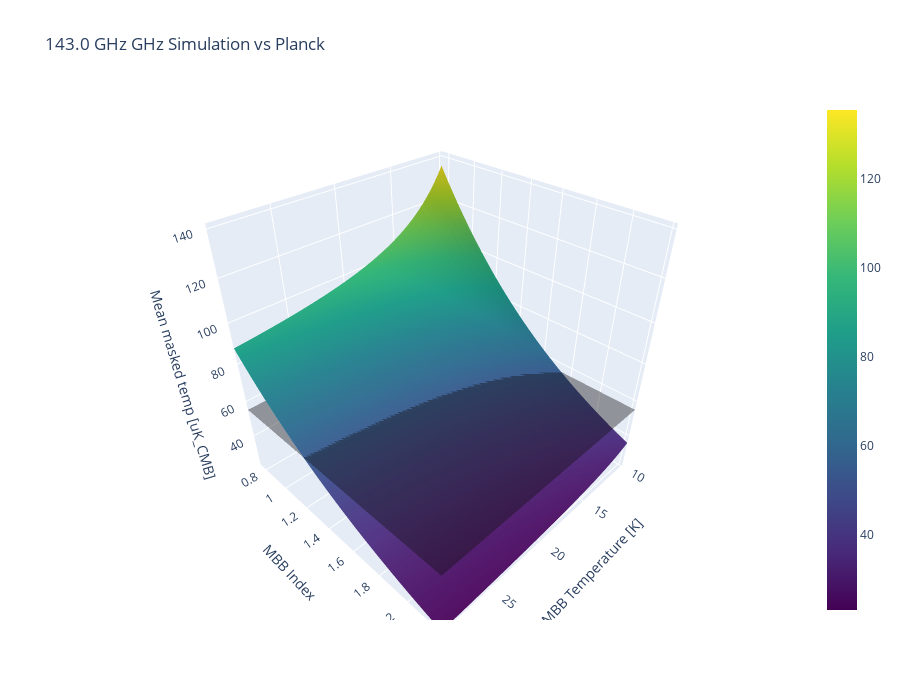

This figure's notebook cell:
### Markdown cell above
### Test for all freq: 30, 44, 70, 100, 143, 217, 353, 545, 857

### Code cell
produce_figure_3d_plotly(143*u.GHz, MBB_TEMPS, MBB_INDCS)

### Figure 1 — Plotly figure (JSON) as saved in the notebook; plotly's stock layout.template omitted (floating-point values rounded to 4 significant figures; data arrays with more than 128 entries replaced by an {"elided": "..."} marker saying what was removed)
{"data": [{"colorscale": [[0, "#440154"], [0.1111, "#482878"], [0.2222, "#3e4989"], [0.3333, "#31688e"], [0.4444, "#26828e"], [0.5556, "#1f9e89"], [0.6667, "#35b779"], [0.7778, "#6ece58"], [0.8889, "#b5de2b"], [1, "#fde725"]], "name": "Simulation", "type": "surface", "x": {"elided": "50x50 float values"}, "y": {"elided": "50x50 float values"}, "z": {"elided": "50x50 float values"}}, {"colorscale": [[0, "black"], [1, "black"]], "name": "Planck mean", "opacity": 0.4, "showscale": false, "type": "surface", "x": {"elided": "50x50 float values"}, "y": {"elided": "50x50 float values"}, "z": {"elided": "50x50 float values"}}], "layout": {"height": 700, "scene": {"xaxis": {"range": [9.8, 29.4], "title": {"text": "MBB Temperature [K]"}}, "yaxis": {"range": [0.74, 2.22], "title": {"text": "MBB Index"}}, "zaxis": {"range": [21.91, 142.1], "title": {"text": "Mean masked temp [uK_CMB]"}}}, "title": {"text": "143.0 GHz GHz Simulation vs Planck"}, "width": 900}}
